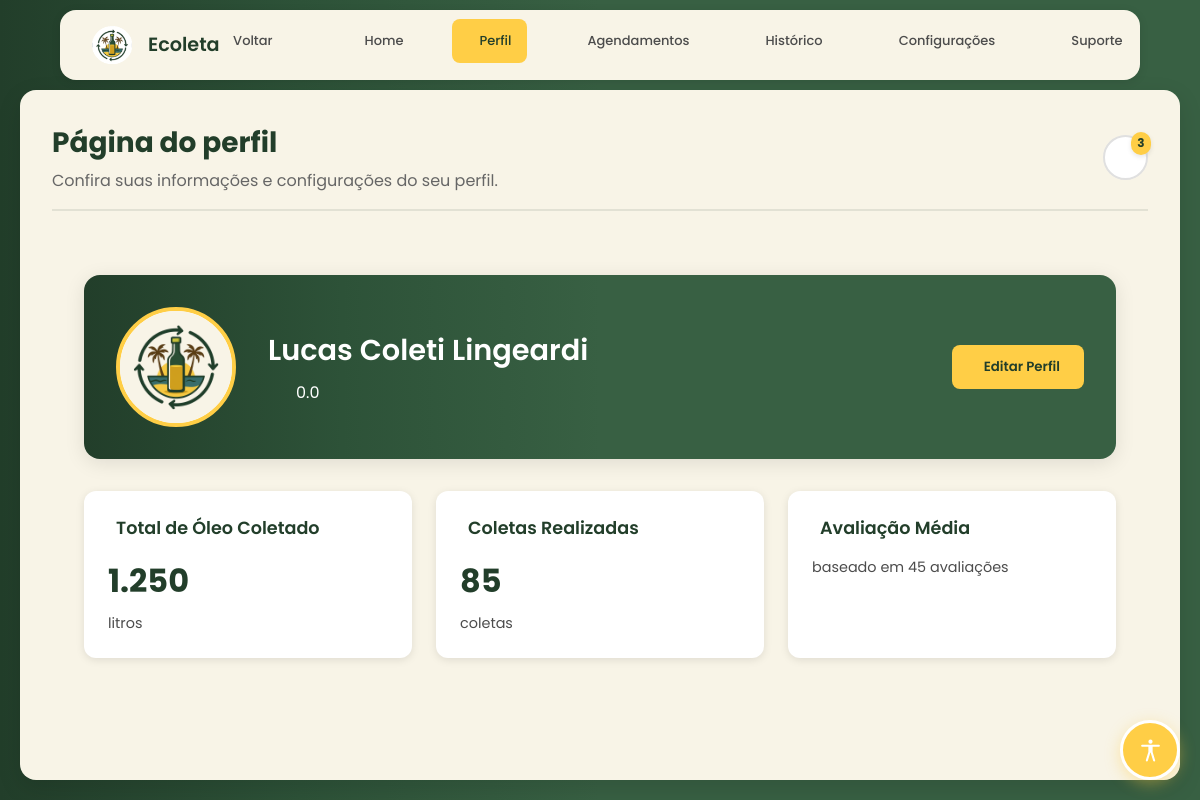
The page /PAGINAS_COLETOR/perfil.php (signed in) on the database its author committed.
### tables this page shows
CREATE TABLE `coletores` (
  `id` int(11) NOT NULL,
  `email` varchar(100) NOT NULL,
  `senha` varchar(255) NOT NULL,
  `nome_completo` varchar(100) NOT NULL,
  `cpf_cnpj` varchar(14) NOT NULL,
  `telefone` varchar(15) NOT NULL,
  `data_nasc` date NOT NULL,
  `genero` enum('M','F','O','') DEFAULT '',
  `foto_perfil` varchar(255) DEFAULT NULL,
  `id_endereco` int(11) DEFAULT NULL,
  `tipo_coletor` enum('pessoa_fisica','pessoa_juridica','') DEFAULT 'pessoa_fisica',
  `meio_transporte` enum('carro','moto','bicicleta','van','caminhao','') NOT NULL DEFAULT '',
  `experiencia` text DEFAULT NULL,
  `raio_atuacao` int(11) DEFAULT 5,
  `capacidade_coleta` decimal(10,2) DEFAULT NULL,
  `status` enum('ativo','inativo','pendente','suspenso') DEFAULT 'pendente',
  `avaliacao_media` decimal(3,2) DEFAULT 0.00,
  `total_avaliacoes` int(11) DEFAULT 0,
  `created_at` timestamp NOT NULL DEFAULT current_timestamp(),
  `updated_at` timestamp NOT NULL DEFAULT current_timestamp() ON UPDATE current_timestamp(),
  `email_verificado` tinyint(1) DEFAULT 0
);

### PAGINAS_COLETOR/perfil.php (the view, shortened to what this page needs)
<?php
require_once '../BANCO/conexao.php';
$id_coletor = $_SESSION['id_usuario'];
$sql = "SELECT c.id, c.nome_completo, c.email, c.telefone, c.cpf_cnpj,
               c.foto_perfil, c.avaliacao_media, c.total_avaliacoes,
               e.rua, e.numero, e.complemento, e.bairro, e.cidade, e.cep
        FROM coletores c
        LEFT JOIN enderecos e ON c.id_endereco = e.id
        WHERE c.id = :id";
$stmt = $conn->prepare($sql);
$stmt->bindParam(':id', $id_coletor, PDO::PARAM_INT);
$stmt->execute();
$coletor = $stmt->fetch(PDO::FETCH_ASSOC);
$nome_completo = $coletor['nome_completo'] ?? 'Coletor';
$avaliacao_media = $coletor['avaliacao_media'] ?? 0;
$foto_url = $coletor['foto_perfil'] ? '../uploads/profile_photos/' . $coletor['foto_perfil'] : '../img/profile-placeholder.jpg';
?>
<!DOCTYPE html>
<html lang="pt-BR">
<head>
    <link rel="stylesheet" href="../CSS/perfil.css">
    <link rel="stylesheet" href="../CSS/navbar.css">
    <link rel="stylesheet" href="../CSS/libras.css">
    <link href="https://cdn.jsdelivr.net/npm/remixicon@3.5.0/fonts/remixicon.css" rel="stylesheet">
</head>
<body>
    <div class="container">
        <header class="sidebar">
            <div class="sidebar-header">
                <div class="logo-placeholder">
                    <img src="../img/logo.png" alt="Logo Ecoleta" class="logo">
                </div>
                <span class="logo-text">Ecoleta</span>
            </div>
            <nav class="sidebar-nav">
                <ul>
                    <li class="nav-link">
                        <a href="../index.php" class="nav-link">
                            <span>Voltar</span>
                        </a>
                    </li>
                    <li>
                        <a href="home.php" class="nav-link">
                            <span>Home</span>
                        </a>
                    </li>
                    <li class="active">
                        <a href="perfil.php" class="nav-link">
                            <span>Perfil</span>
                        </a>
                    </li>
                    <li>
                        <a href="agendamentos.php" class="nav-link">
                            <span>Agendamentos</span>
                        </a>
                    </li>
                    <li>
                        <a href="historico.php" class="nav-link">
                            <span>Histórico</span>
                        </a>
                    </li>
                    <li>
                        <a href="configuracoes.php" class="nav-link">
                            <span>Configurações</span>
                        </a>
                    </li>
                    <li>
                        <a href="suporte.php" class="nav-link">
                            <span>Suporte</span>
                        </a>
                    </li>
                </ul>
            </nav>
        </header>
        <main class="main-content">
            <header class="content-header">
                <div class="welcome-message">
                    <h1>Página do perfil</h1>
                    <p>Confira suas informações e configurações do seu perfil.</p>
                </div>
                <div class="header-actions">
                    <div class="action-buttons">
                        <button class="notification-btn" title="Notificações">
                            <span class="notification-badge">3</span>
                        </button>
                    </div>
                </div>
            </header>
            <div class="profile-content">
                <div class="profile-content">
                    <div class="profile-header">
                        <div class="profile-info">
                            <div class="profile-photo">
                                <img src="<?php echo htmlspecialchars($foto_url); ?>" alt="Foto do perfil">
                            </div>
                            <div class="profile-text">
                                <h2 class="profile-name"><?php echo htmlspecialchars($nome_completo); ?></h2>
                                <div class="rating">
                                    <span style="color: var(--cor-branco); margin-left: 0.5rem;"><?php echo number_format($avaliacao_media, 1); ?></span>
                                </div>
                            </div>
                        </div>
                        <button class="btn-edit-profile">
                            Editar Perfil
                        </button>
                    </div>
                    <div class="profile-stats">
                        <div class="stat-card">
                            <div class="stat-header">
                                Total de Óleo Coletado
                            </div>
                            <div class="stat-value">1.250</div>
                            <div class="stat-label">litros</div>
                        </div>
                        <div class="stat-card">
                            <div class="stat-header">
                                Coletas Realizadas
                            </div>
                            <div class="stat-value">85</div>
                            <div class="stat-label">coletas</div>
                        </div>
                        <div class="stat-card">
                            <div class="stat-header">
                                Avaliação Média
                            </div>
                            <div class="stat-label">baseado em 45 avaliações</div>
                        </div>
                    </div>
                </div>
        </main>
    </div>
    <div class="right">
      <div class="accessibility-button" onclick="toggleAccessibility(event)" title="Ferramentas de Acessibilidade">
      </div>
</body>
</html>

### CSS/perfil.css (style rules this page uses)
.profile-content { padding: 1rem; }
.profile-header { background: var(--cor-primaria); border-radius: 16px; padding: 2rem; margin-bottom: 2rem; display: flex; align-items: center; justify-content: space-between; box-shadow: 0 4px 20px rgba(0, 0, 0, 0.1); position: relative; }
.profile-info { display: flex; align-items: center; gap: 2rem; }
.profile-photo { width: 120px; height: 120px; border-radius: 50%; border: 4px solid var(--cor-secondaria); overflow: hidden; background-color: var(--cor-branco); }
.profile-photo img { width: 100%; height: 100%; object-fit: cover; }
.profile-text { color: var(--cor-branco); }
.profile-name { font-size: 1.8rem; font-weight: 600; margin-bottom: 0.5rem; }
.btn-edit-profile { background-color: var(--cor-secondaria); color: var(--verde-escuro); border: none; padding: 0.75rem 1.5rem; border-radius: 8px; font-weight: 600; cursor: pointer; display: flex; align-items: center; gap: 0.5rem; transition: all 0.3s ease; }
.profile-stats { display: grid; grid-template-columns: repeat(auto-fit, minmax(250px, 1fr)); gap: 1.5rem; margin-top: 2rem; }
.stat-card { background-color: var(--cor-branco); border-radius: 12px; padding: 1.5rem; box-shadow: 0 2px 8px rgba(0, 0, 0, 0.1); transition: transform 0.3s ease; }
.stat-header { color: var(--verde-escuro); font-size: 1.1rem; font-weight: 600; margin-bottom: 1rem; display: flex; align-items: center; gap: 0.5rem; }
.stat-value { font-size: 2rem; color: var(--verde-escuro); font-weight: 700; margin-bottom: 0.5rem; }
.stat-label { color: var(--cor-texto-primaria); font-size: 0.9rem; }
.rating { display: flex; align-items: center; gap: 0.25rem; }

### CSS/navbar.css (style rules this page uses)
:root { --cor-primaria: linear-gradient( to right, #223e2a, #2d5238, #386043, #386043, #386043 ); --cor-secondaria: #ffce46; --cor-quaternaria: #47704a; --cor-texto-primaria: #4c4c4c; --background: #f8f4e7; --verde-escuro: #223e2a; --cor-footer-verde: #386641; --cor-amarelo-escuro: #f59e0b; --cor-borda: #e0e0e0; --cor-branco: #fff; --status-pendente: #2196f3; --status-concluido: #4caf50; --status-cancelado: #f44336; }
.container { display: flex; flex-direction: column; height: 100vh; }
.sidebar { margin-top: 10px; justify-self: center; position: fixed; top: 0; left: 0; right: 0; width: 90%; height: 70px; background-color: var(--background); padding: 0 2rem; z-index: 1000; display: flex; align-items: center; justify-content: space-between; box-shadow: 0 2px 10px rgba(0, 0, 0, 0.1); }
.sidebar-header { display: flex; align-items: center; gap: 1rem; height: 100%; margin-bottom: 0; }
.logo-placeholder { width: 40px; height: 40px; display: flex; align-items: center; justify-content: center; }
.logo-placeholder img { width: 100%; height: 100%; object-fit: contain; }
.logo-text { color: var(--verde-escuro); font-size: 1.2rem; font-weight: 600; line-height: 40px; display: flex; align-items: center; height: 100%; margin-bottom: 0px; }
.sidebar-nav { flex: 1; max-width: 800px; margin: 0 auto; }
.sidebar-nav ul { display: flex; align-items: center; justify-content: center; gap: 2rem; list-style: none; margin: 0; padding: 0; }
.nav-link { display: flex; align-items: center; gap: 0.5rem; color: var(--cor-texto-primaria); text-decoration: none; padding: 0.5rem 1rem; border-radius: 6px; transition: all 0.3s ease; }
.nav-link span { text-wrap: nowrap; font-size: 13px; font-weight: 500; }
li.active .nav-link { background-color: var(--cor-secondaria); color: var(--verde-escuro); }
.main-content { margin-top: 70px; padding: 2rem; flex: 1; overflow-y: auto; }
.content-header { display: flex; justify-content: space-between; align-items: center; margin-bottom: 2rem; }

### CSS/libras.css (style rules this page uses)
.right { display: flex; justify-content: center; align-items: center; position: relative; }
.accessibility-button { position: fixed; bottom: 20px; right: 20px; width: 60px; height: 60px; background-color: #ffce46; border-radius: 50%; display: flex; align-items: center; justify-content: center; cursor: pointer; box-shadow: 0 4px 15px rgba(255, 206, 70, 0.4); transition: all 0.3s ease; z-index: 1002; border: 3px solid white; overflow: hidden; }
.accessibility-button svg { width: 25px; height: 25px; fill: white; }

### rows shown on the page
coletores: foto_perfil (picture), nome_completo "Lucas Coleti Lingeardi", avaliacao_media "0.0"
